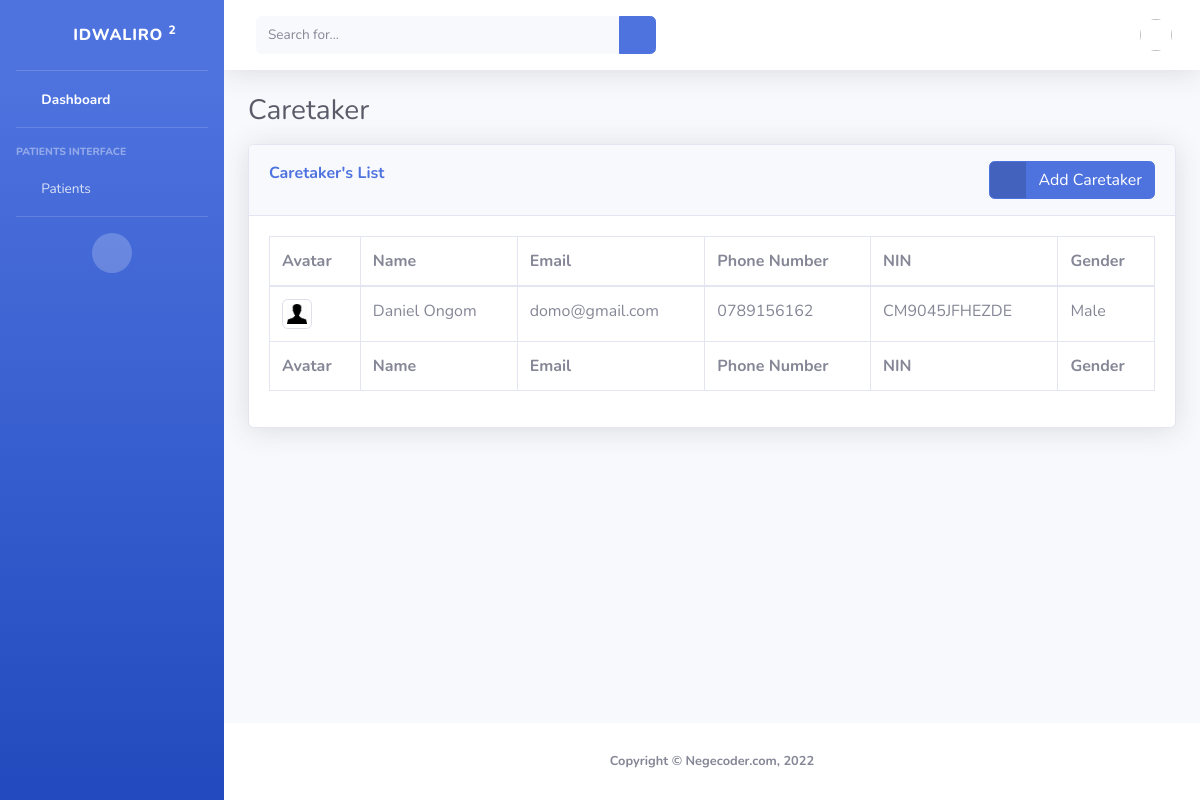
Page /core/caretaker/ on the committed database.
### core/models.py (models this page shows, shortened)
class Caretaker(models.Model):
    created_at = models.DateTimeField(auto_now_add=True)
    first_name = models.CharField(max_length=100)
    last_name = models.CharField(max_length=100)
    email = models.EmailField(max_length=100)
    phone_number = models.CharField(max_length=100)
    password = models.CharField(max_length=100)
    password2 = models.CharField(max_length=100)
    nin = models.CharField(max_length=20, unique=True)
    gender = models.CharField(max_length=6, default=Gender.MALE, choices=Gender.CHOICES)
    avatar = models.ImageField(upload_to="profile_image/caretaker")
    updated_at = models.DateTimeField(auto_now=True)
    class Meta:
        verbose_name_plural = 'Caretaker'

### core/views.py (the view)
# urls.py: path('caretaker/', caretaker, name='caretaker'),
def caretaker(request):
    if request.method == 'POST':
        print("It's a post method")
    else:
        caretaker = Caretaker.objects.all()
        print("It's a get method")
    return render(request, 'core/caretaker.html',
        {
            'caretaker': caretaker,
            'page': 'caretaker',
        }
    )

### core/templates/core/caretaker.html (shortened to what this page needs)
{% extends "./base.html" %}
{% load static %}
{% block styles %}
<link href="{% static 'core/vendor/datatables/dataTables.bootstrap4.min.css' %}" rel="stylesheet">
{% endblock %}
{% block content %}
<h1 class="h3 mb-3 text-gray-800">Caretaker</h1>
<div class="card shadow mb-4">
    <div class="card-header py-3">
        <div class="d-inline m-0 font-weight-bold text-primary">Caretaker's List</div>
        <div class="d-inline float-right">
            <a href="{% url 'caretaker_add' %}" class="btn btn-primary btn-icon-split">
                <span class="icon text-white-50">
                    <i class="fas fa-user-plus"></i>
                </span>
                <span class="text">Add Caretaker</span>
            </a>
        </div>
    </div>
    <div class="card-body">
        {% if caretaker %}
        <div class="table-responsive">
            <table class="table table-bordered" id="dataTable" width="100%" cellspacing="0">
                <thead>
                    <tr>
                        <th>Avatar</th>
                        <th>Name</th>
                        <th>Email</th>
                        <th>Phone Number</th>
                        <th>NIN</th>
                        <th>Gender</th>
                    </tr>
                </thead>
                <tfoot>
                    <tr>
                        <th>Avatar</th>
                        <th>Name</th>
                        <th>Email</th>
                        <th>Phone Number</th>
                        <th>NIN</th>
                        <th>Gender</th>
                    </tr>
                </tfoot>
                <tbody>
                    {% for d in caretaker %}
                    <tr>
                        <td>
                            <img src="{{ d.avatar.url }}" class="img-thumbnail" width="30px" height="30px" alt="Profile Photo" srcset="">
                        </td>
                        <td>{{ d.first_name }} {{ d.last_name }}</td>
                        <td>{{ d.email }}</td>
                        <td>{{ d.phone_number }}</td>
                        <td>{{ d.nin }}</td>
                        <td>{{ d.gender }}</td>
                    </tr>
                    {% endfor %}
                </tbody>
            </table>
        </div>
        {% endif %}
    </div>
</div>
{% endblock %}

### rows in the picture
Caretaker: avatar (picture), first_name "Daniel", last_name "Ongom", email "domo@gmail.com", phone_number "0789156162", nin "CM9045JFHEZDE", gender "Male"
